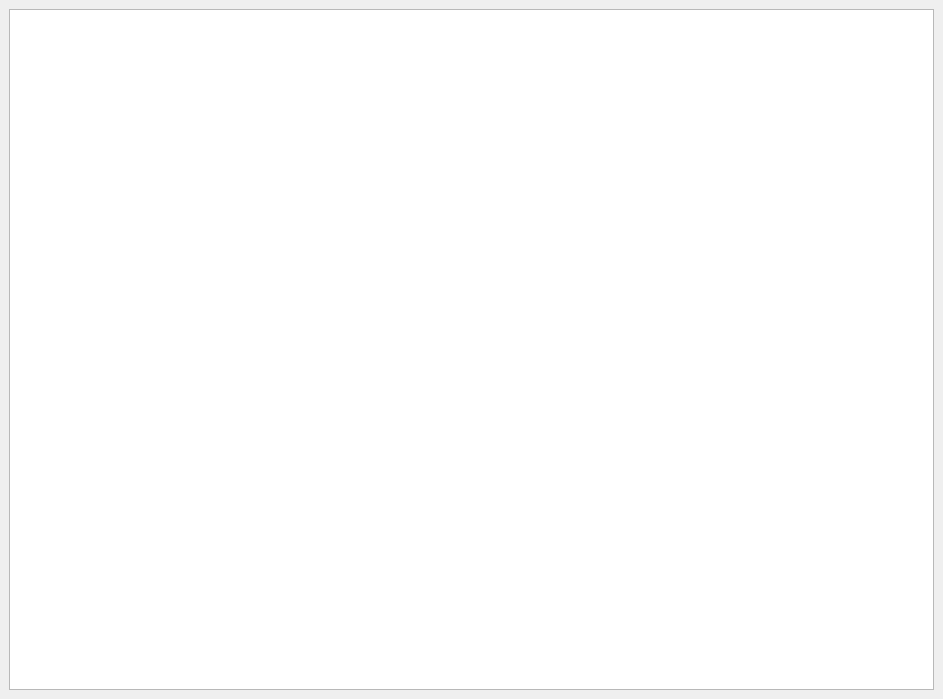
<?xml version="1.0" encoding="UTF-8"?>
<ui version="4.0">
 <class>MainWindow</class>
 <widget class="QMainWindow" name="MainWindow">
  <property name="geometry">
   <rect>
    <x>0</x>
    <y>0</y>
    <width>943</width>
    <height>699</height>
   </rect>
  </property>
  <property name="windowTitle">
   <string>Эспрессо</string>
  </property>
  <widget class="QWidget" name="centralwidget">
   <layout class="QVBoxLayout" name="verticalLayout">
    <item>
     <widget class="QTableWidget" name="tableWidget">
      <property name="gridStyle">
       <enum>Qt::SolidLine</enum>
      </property>
      <property name="wordWrap">
       <bool>false</bool>
      </property>
     </widget>
    </item>
   </layout>
  </widget>
 </widget>
 <resources/>
 <connections/>
</ui>
